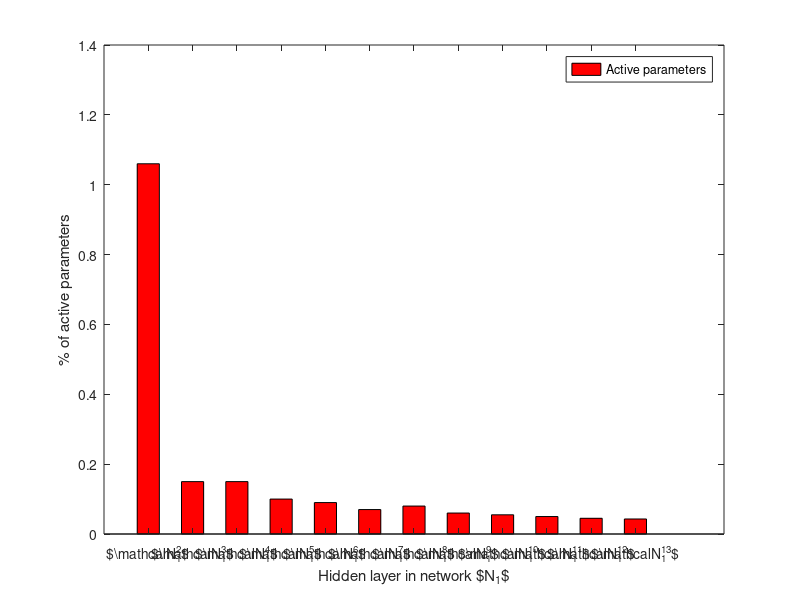

The MATLAB script that drew this image:
fname = {'$\mathcal{N}_1^2$','$\mathcal{N}_1^3$','$\mathcal{N}_1^4$','$\mathcal{N}_1^5$','$\mathcal{N}_1^6$','$\mathcal{N}_1^7$','$\mathcal{N}_1^8$','$\mathcal{N}_1^9$','$\mathcal{N}_1^{10}$','$\mathcal{N}_1^{11}$','$\mathcal{N}_1^{12}$','$\mathcal{N}_1^{13}$'}; 
y = [100-98.94 98.94; 100-99.85  99.85; 100-99.85  99.85; 100-99.9 99.9 ;100-99.91 99.91;100-99.93 99.93;100-99.92 99.92; 100-99.94 99.94; 100-99.945 99.945;100-99.95 99.95;100-99.955 99.955;100-99.957 99.957];
%bar(y,0.5,'stacked')
bar(y(:,1),0.5,'r')
set(gca, 'XTick', 1:length(fname),'XTickLabel',fname);




legend('Active parameters')
xlabel('Hidden layer in network $N_1$') 
ylabel('% of active parameters')
